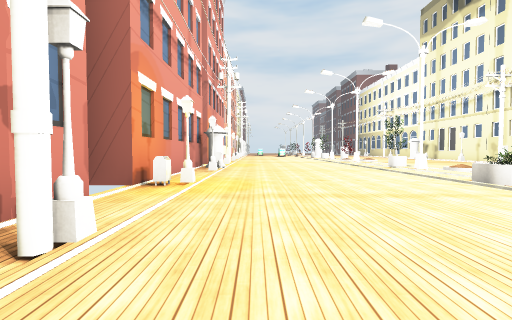
View 1 (above)

19 first-person views from a walk through a scene from a Unity 3-D project. The camera is 1.3 m above the floor, tilts 2° down and sees 85° across. The floor is counted in squares, 2 m on a side. Each view is taken from the middle of a square. On the plan, view 1 faces up. The plan holds only what a view shows up to about 9 squares ahead; the rest is blank. The place goes on beyond the plan. Some surface patterns are stand-ins.

View 2
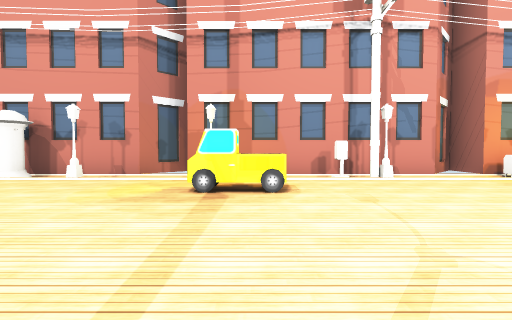

View 3
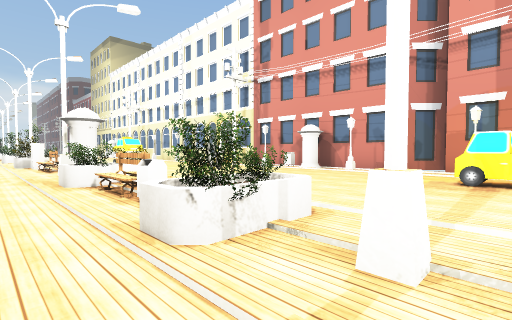

View 4
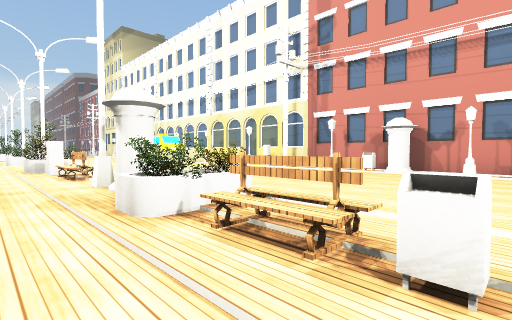

View 5
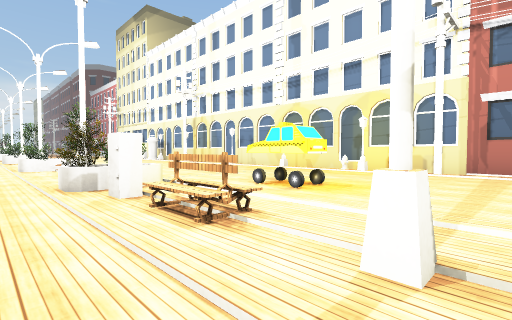

View 6
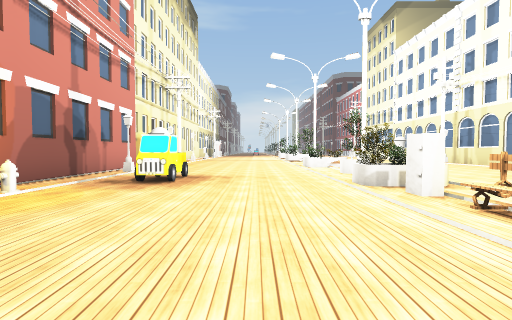

View 7
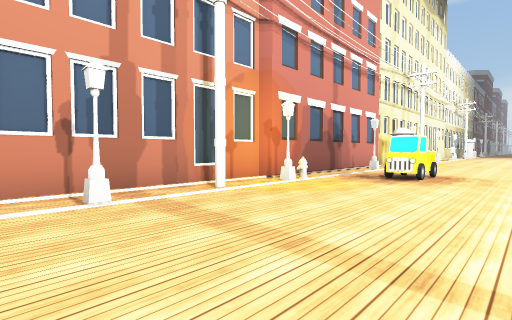

View 8
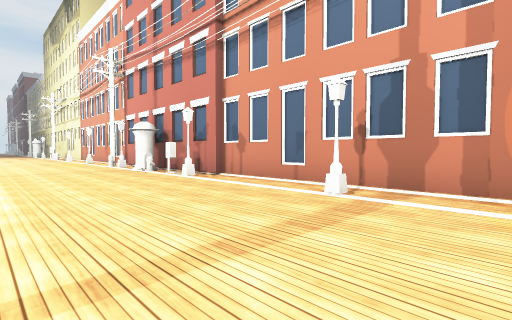

View 9
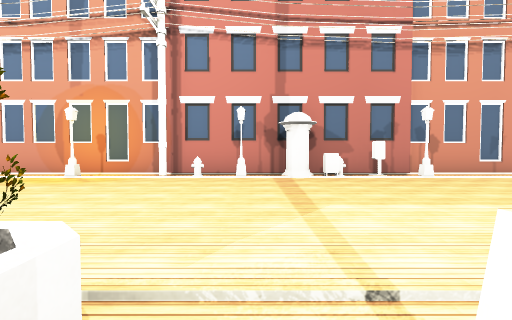

View 10
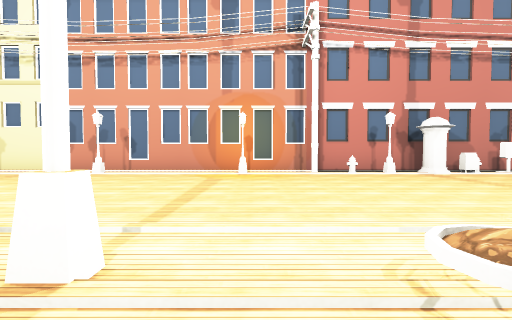

View 11
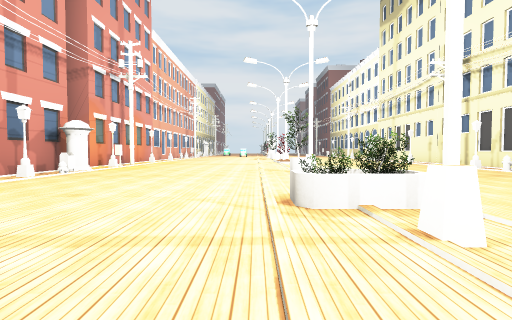

View 12
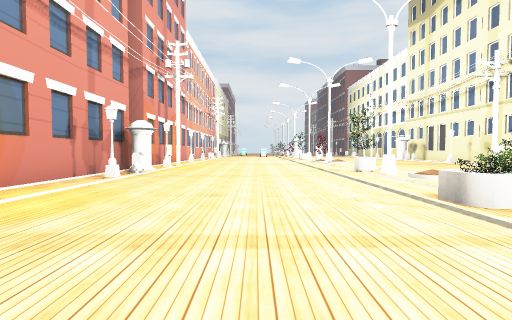

View 13
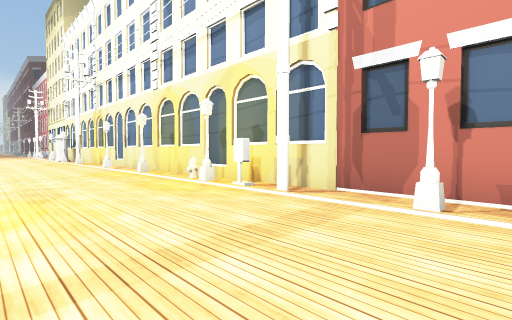

View 14
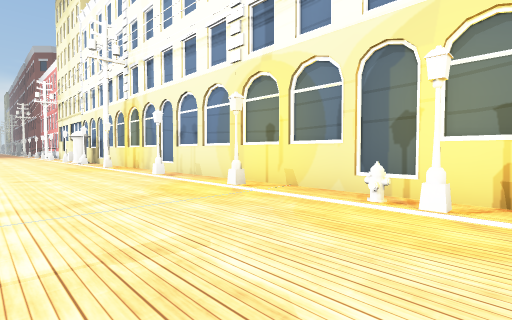

View 15
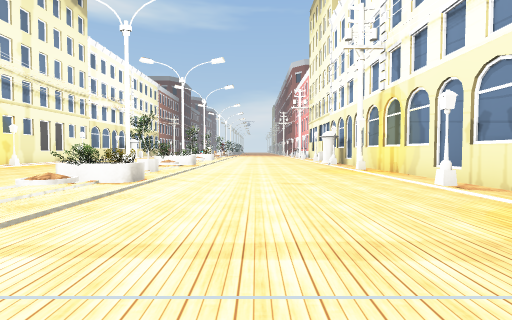

View 16
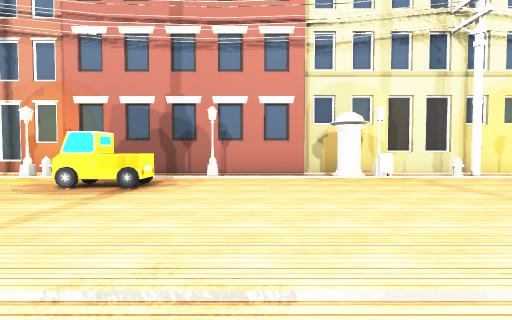

View 17
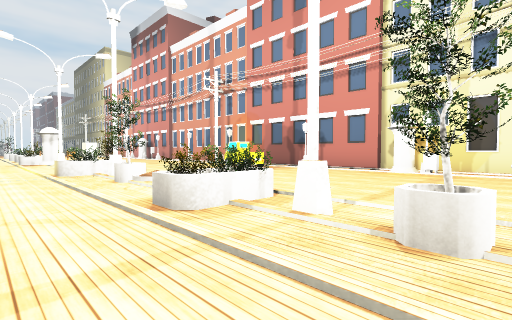

View 18
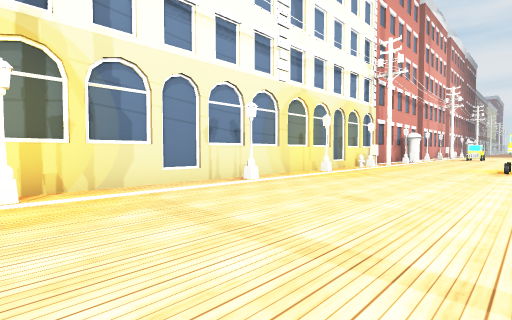

View 19
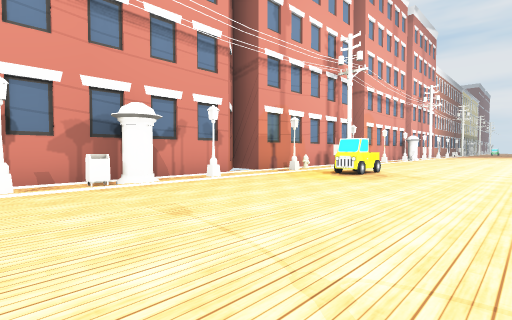

### Floor plan
Points are (right, up) in squares from view 1. A wall is a line through its corners. A room is listed if a view was taken in it or the views show most of it. See-through windows are left out.
Room 1 (views 1, 2, 3, 4, 5, 6, 7, 8, 9, 10, 11, 12, 13, 14, 15, 16, 17, 18, 19)
walls: (5.2, -12.9) (5.7, -12.9) (5.7, -13.3) (5.2, -13.3); (12.4, -5.1) (12.4, 1.2); (-2.1, -2.2) (-2.1, -2.7); (-3.2, -2.9) (-2.1, -4) (-2.1, -23); (12.6, -12.8) (12.6, -5.1); (12.6, 1.4) (12.6, 11); (-3.4, 4.8) (-2.1, 3.6) (-2.1, -0.6); (12.4, -19.4) (12.4, -13.4); (-2.1, 10.3) (-2.1, 5.4); (12.8, -22.4) (12.8, -21.6); (12.8, -23.4) (12.8, -22.8); (12.6, -23.5) (12.6, -19.2)
low walls: (5.3, 3.8) (5.3, 4.3)
objects: other object (-2, -7); other object (-2, 5); other object (-2, 11) to (-1, 11); other object (-1, -23); other object (-1, -19); other object (-1, -16); other object (-1, -13); other object (-1, -12); other object (-1, -9); other object (-1, -8); other object (-1, -5); other object (-1, -2); other object (-1, 1); other object (-1, 2); other object (-1, 5); other object (-1, 8); other object (-1, 9); other object (-1, 10); other object (0, -13); other object (0, -2) to (0, -1); other object (3, -13) to (3, -12); other object (5, -23); other object (5, -20) to (6, -20); other object (5, -17); other object (5, -15) to (6, -14); other object (5, -12) to (5, -11); other object (5, -8); other object (5, -7) to (6, -7); other object (5, -6) to (5, -5); other object (5, -3) to (6, -3); other object (5, 0) to (6, 0); other object (5, 5) to (6, 6); other object (5, 11); other object (10, -16) to (10, -15); other object (11, -13); other object (11, -3); other object (12, -23); other object (12, -22); other object (12, -21); other object (12, -20); other object (12, -17); other object (12, -13); other object (12, -9); other object (12, -5); other object (12, -4); other object (12, -3); other object (12, -2); other object (12, -1); other object (12, 0); other object (12, 3); other object (12, 7); other object (12, 10)

Positions as (right, up) in squares from view 1, and headings:
1: (0, 0), facing up
2: (5, -1), facing left
3: (7, -1), facing down-left
4: (7, -4), facing down-left
5: (7, -9), facing down-left
6: (8, -9), facing down
7: (8, -8), facing down-right
8: (8, -11), facing up-right
9: (5, -1), facing right
10: (4, 3), facing right
11: (4, 2), facing up
12: (2, 2), facing up
13: (2, -8), facing down-left
14: (2, -12), facing down-left
15: (2, -14), facing down
16: (5, -18), facing right
17: (3, -23), facing up-right
18: (3, -23), facing up-left
19: (4, -9), facing up-left
